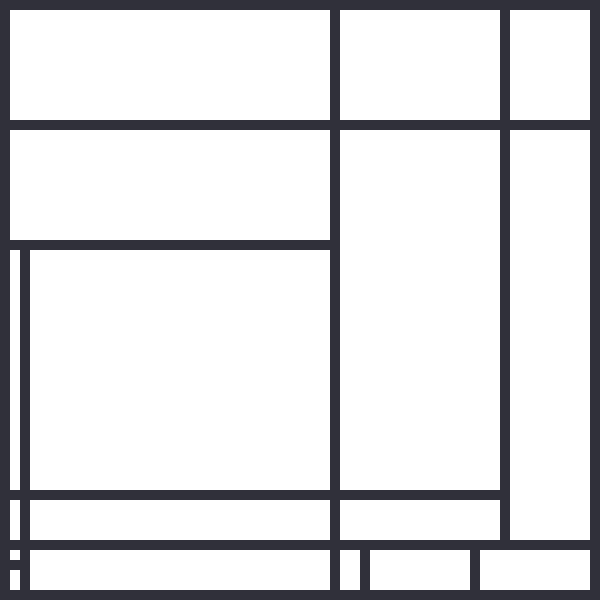
Frame 1 (no input)
Frame 60 (the mouse pressed at the canvas centre just before this capture): identical to frame 1, image omitted
Frame 120 (the mouse held since frame 60 and released just before this capture): identical to frame 1, image omitted

The Processing sketch that drew this single still picture (run headless with seeded random() and noise(); from frame 60 on, the mouse is pressed at the canvas centre):

// Processing sketch: mySketch
// ── mySketch.pde
/*
http://www.color-hex.com/color-palette/25374
amarelo -> (250,201,1)
azul -> (34,80,149)
vermelho -> (221,1,0)
*/

int squareSize = 10;
int s = squareSize;

void setup() {
  size(600,600);
  background(48,48,58);
  stroke(0,0);
  fill(0);
}

void draw(){
//borders
/*rect(0,0,squareSize,600);
rect(600-squareSize,0,squareSize,600);
rect(0,0,600,squareSize);
rect(0,600-squareSize,600,squareSize);*/

  fill(255);
  rect(s,s,s*32,s*11);
  rect(s,s*13,s*32,s*11);
  rect(s*34,s,s*16,s*11);
  rect(s*34,s*13,s*16,s*36);
  rect(s*51,s,s*8,s*11);
  rect(s*51,s*13,s*8,s*41);
  rect(s,s*25,s,s*24);
  rect(s,s*50,s,s*4);
  rect(s,s*55,s,s);
  rect(s,s*57,s,s*2);
  rect(s*3,s*25,s*30,s*24);
  rect(s*3,s*50,s*30,s*4);
  rect(s*34,s*50,s*16,s*4);
  rect(s*3,s*55,s*30,s*4);
  rect(s*34,s*55,s*2,s*4);
  rect(s*37,s*55,s*10,s*4);
  rect(s*48,s*55,s*11,s*4);
}
